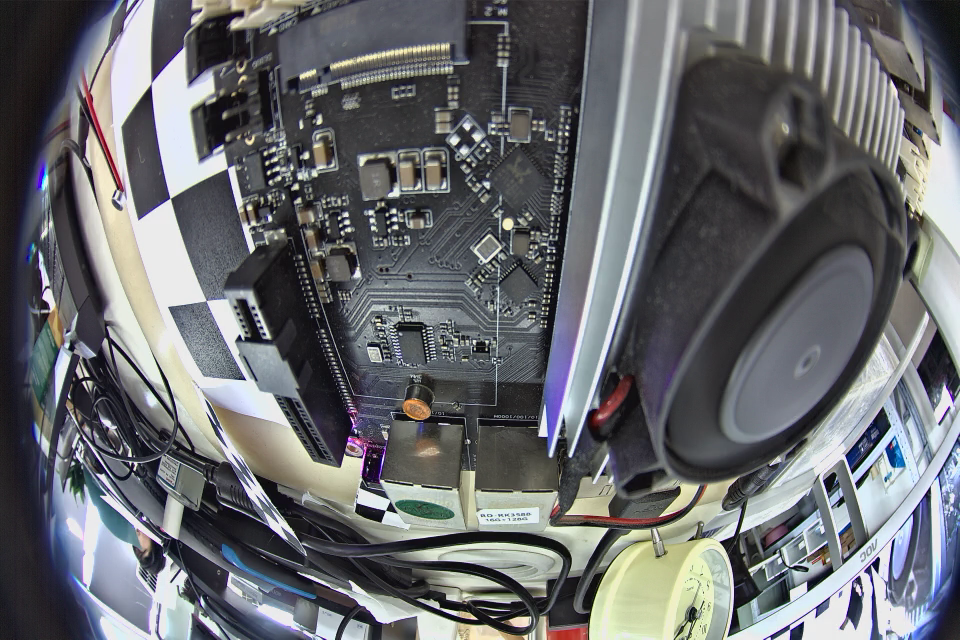
#> input picture back.png, 960 x 640 px
$ python -i utils.py   (imports and definitions only)   (older library calls are emulated)
#> lines starting #> are read from the running program, lines starting #| are printed output that depends on the picture
#> further down, picture is the input picture: shape (640, 960, 3); mean B, G, R 109.4, 106.1, 104.4
import cv2
import numpy as np


# [39 lines left out: functions gstreamer_pipeline, convert_binary_to_bool, adjust_luminance, get_mean_statistisc, not called in this run]


def mean_luminance_ratio(grayA, grayB, mask):
    return get_mean_statistisc(grayA, mask) / get_mean_statistisc(grayB, mask)


def get_mask(img):
    """
    Convert an image to a mask array.
    """
    gray = cv2.cvtColor(img, cv2.COLOR_BGR2GRAY)
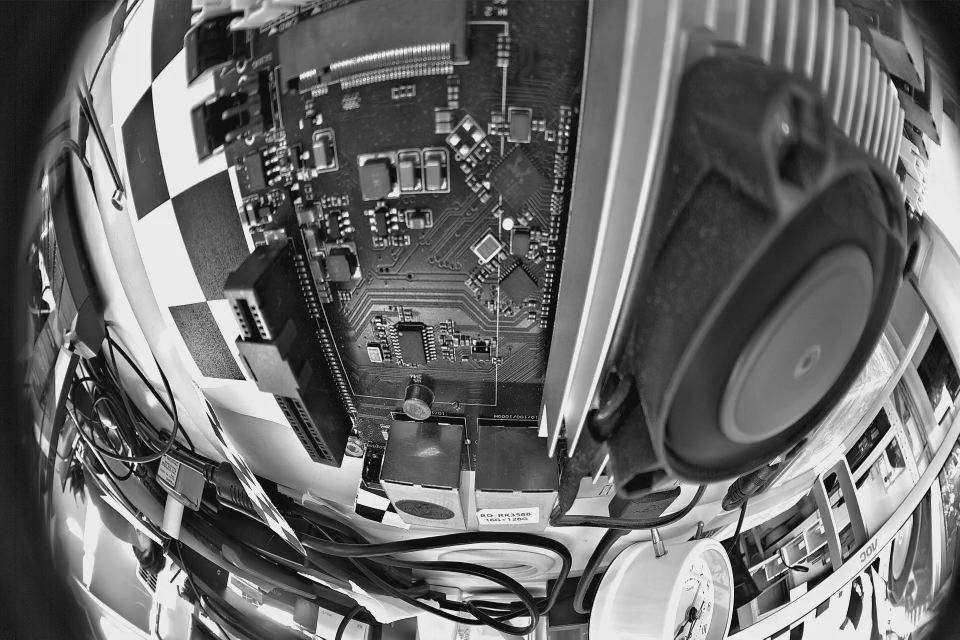
#> gray: shape (640, 960); min 3, max 247, mean 105.9
    ret, mask = cv2.threshold(gray, 0, 255, cv2.THRESH_BINARY)
#> mask: shape (640, 960); every value is 255
    return mask


# [9 lines left out: function get_overlap_region_mask, not called in this run]


def get_outmost_polygon_boundary(img):
    """
    Given a mask image with the mask describes the overlapping region of
    two images, get the outmost contour of this region.
    """
    mask = get_mask(img)
    mask = cv2.dilate(mask, np.ones((2, 2), np.uint8), iterations=2)
    cnts, hierarchy = cv2.findContours(
        mask,
        cv2.RETR_EXTERNAL,
        cv2.CHAIN_APPROX_SIMPLE)[-2:]
#> cnts = [[[0, 0], [0, 639], [959, 639], [959, 0]]]

    # get the contour with largest aera
    C = sorted(cnts, key=lambda x: cv2.contourArea(x), reverse=True)[0]
#> C = [[0, 0], [0, 639], [959, 639], [959, 0]]

    # polygon approximation
    polygon = cv2.approxPolyDP(C, 0.009 * cv2.arcLength(C, True), True)
#> polygon = [[0, 0], [0, 639], [959, 639], [959, 0]]

    return polygon


# [47 lines left out: functions get_weight_mask_matrix, make_white_balance, not called in this run]

>>> import cv2
>>> picture = cv2.imread('../back.png')
>>> result = get_outmost_polygon_boundary(picture)
#> result = [[0, 0], [0, 639], [959, 639], [959, 0]]

$ run again, on front.png
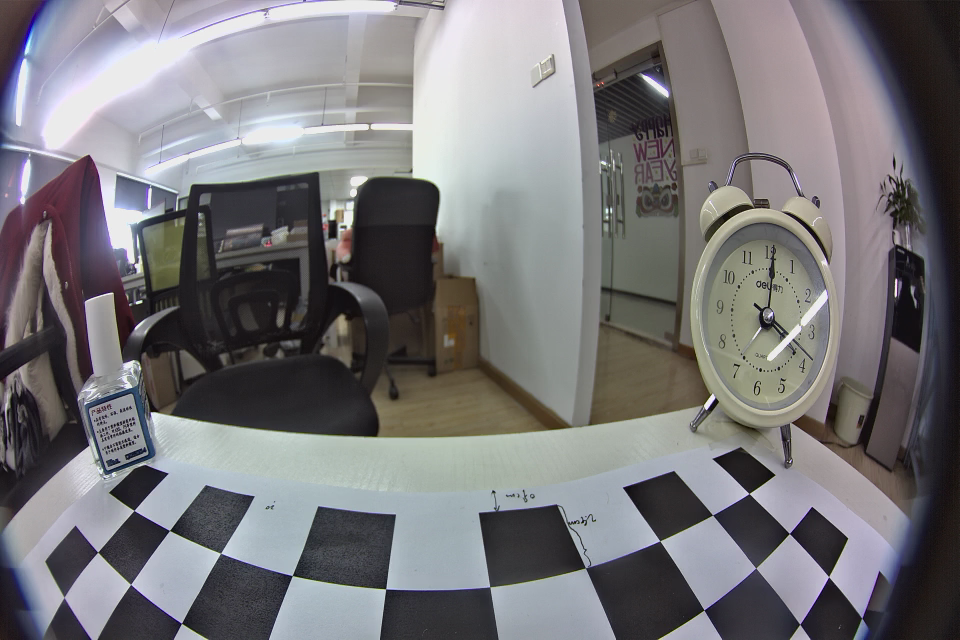
#> input picture front.png, 960 x 640 px
#> picture is the input picture: shape (640, 960, 3); mean B, G, R 120.6, 118, 119.6
#> in get_mask, `gray = cv2.cvtColor(img, cv2.COLOR_BGR2GRAY)`:
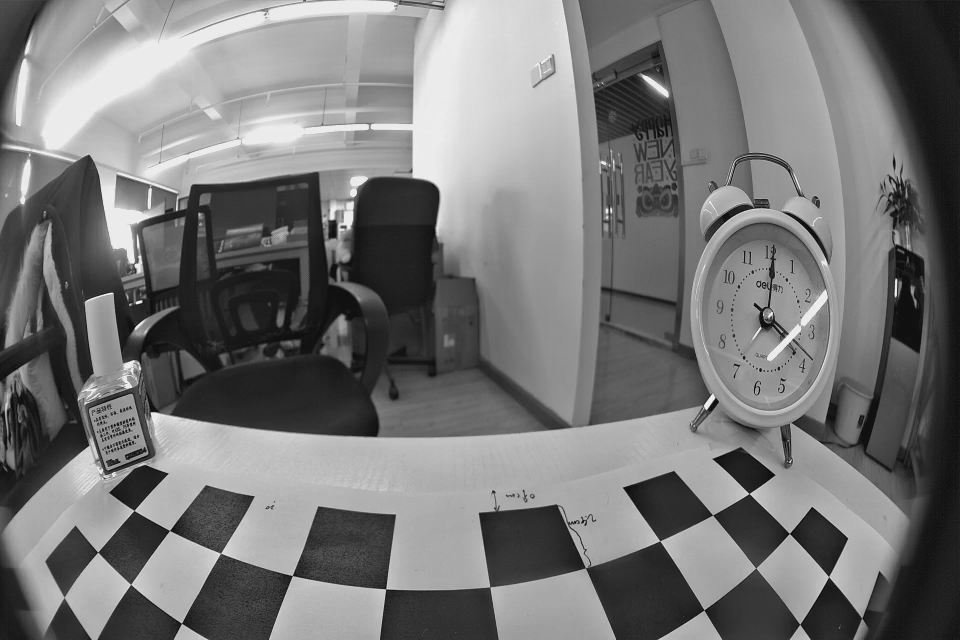
#> gray: shape (640, 960); min 7, max 246, mean 118.7
#> mask: shape (640, 960); every value is 255
#> cnts = [[[0, 0], [0, 639], [959, 639], [959, 0]]]
#> C = [[0, 0], [0, 639], [959, 639], [959, 0]]

$ run again, on left.png
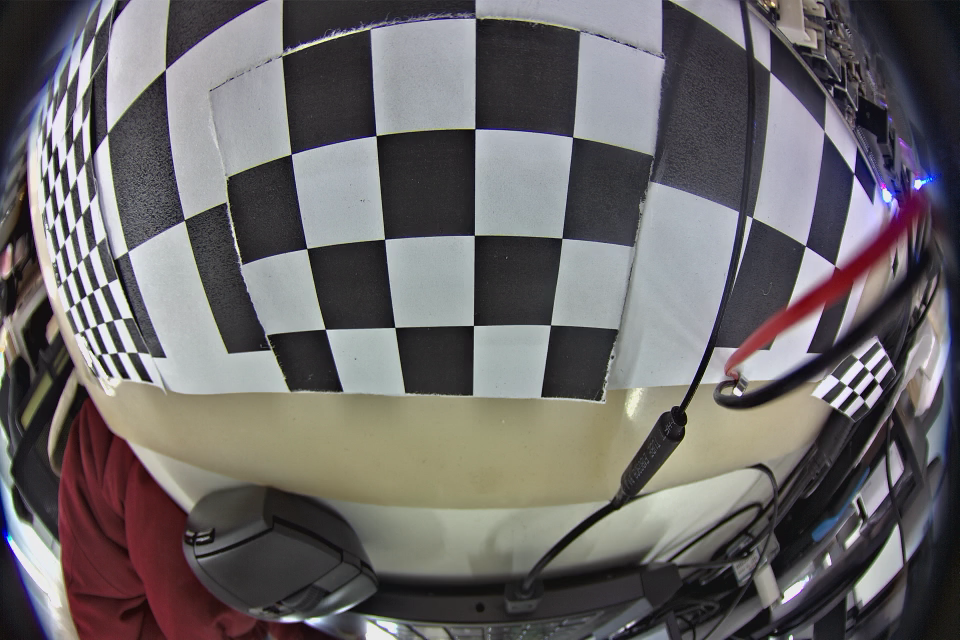
#> input picture left.png, 960 x 640 px
#> picture is the input picture: shape (640, 960, 3); mean B, G, R 104.4, 103.5, 106.9
#> in get_mask, `gray = cv2.cvtColor(img, cv2.COLOR_BGR2GRAY)`:
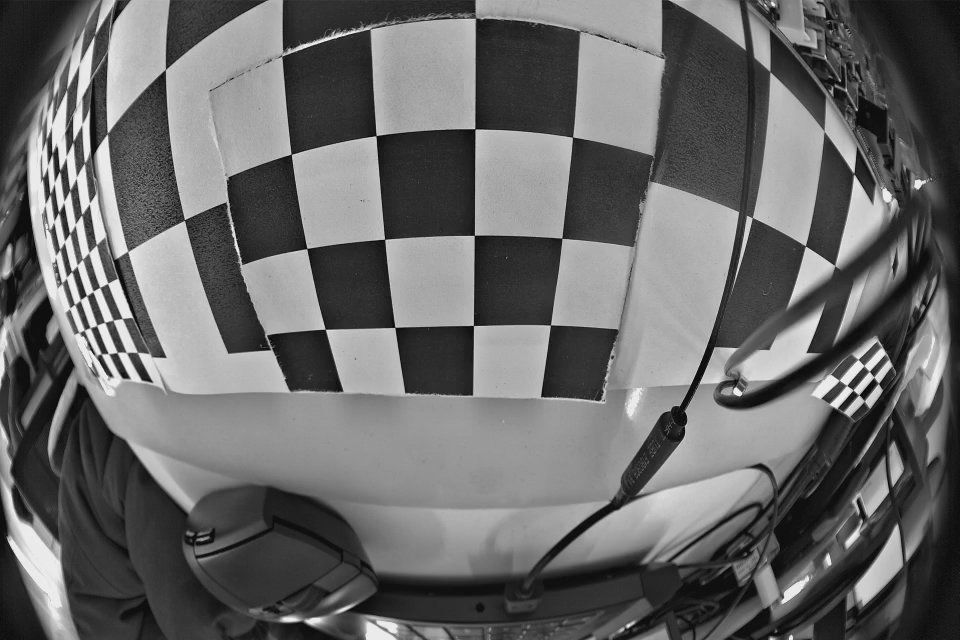
#> gray: shape (640, 960); min 6, max 246, mean 104.6
#> mask: shape (640, 960); every value is 255
#> cnts = [[[0, 0], [0, 639], [959, 639], [959, 0]]]
#> C = [[0, 0], [0, 639], [959, 639], [959, 0]]

$ run again, on right.png
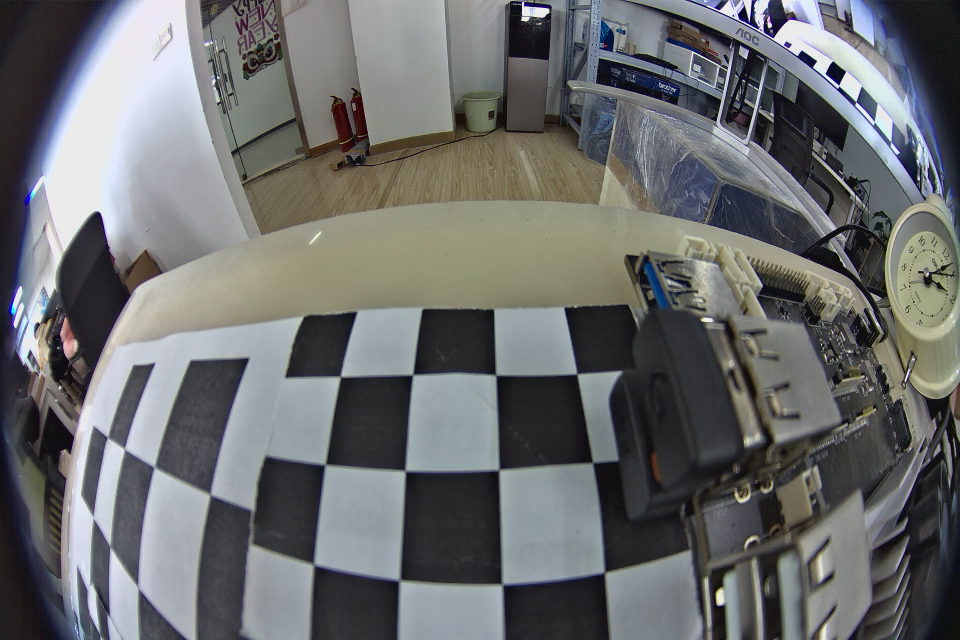
#> input picture right.png, 960 x 640 px
#> picture is the input picture: shape (640, 960, 3); mean B, G, R 109.5, 108.6, 107.1
#> in get_mask, `gray = cv2.cvtColor(img, cv2.COLOR_BGR2GRAY)`:
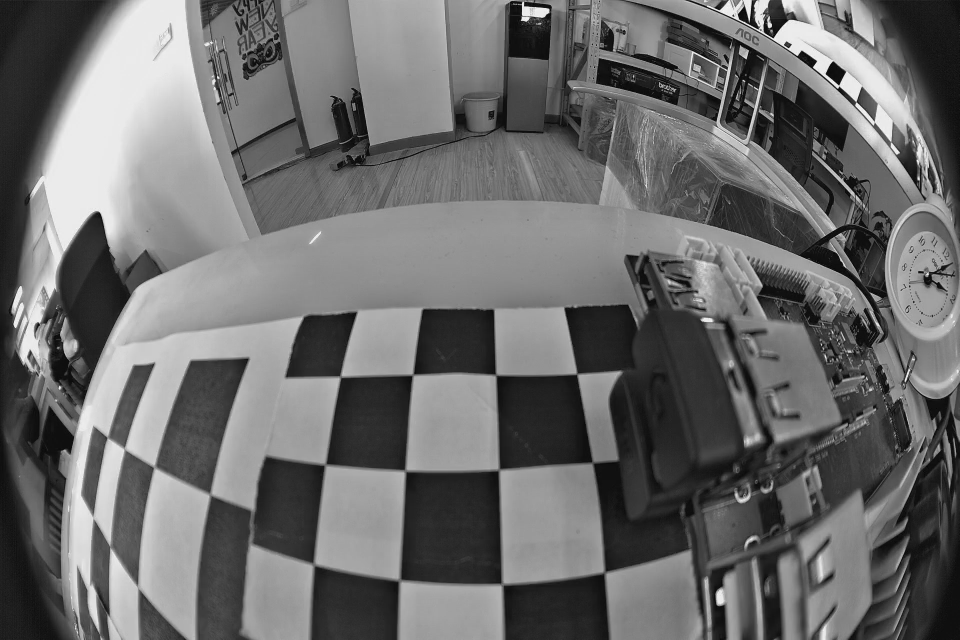
#> gray: shape (640, 960); min 5, max 246, mean 108.2
#> mask: shape (640, 960); every value is 255
#> cnts = [[[0, 0], [0, 639], [959, 639], [959, 0]]]
#> C = [[0, 0], [0, 639], [959, 639], [959, 0]]
